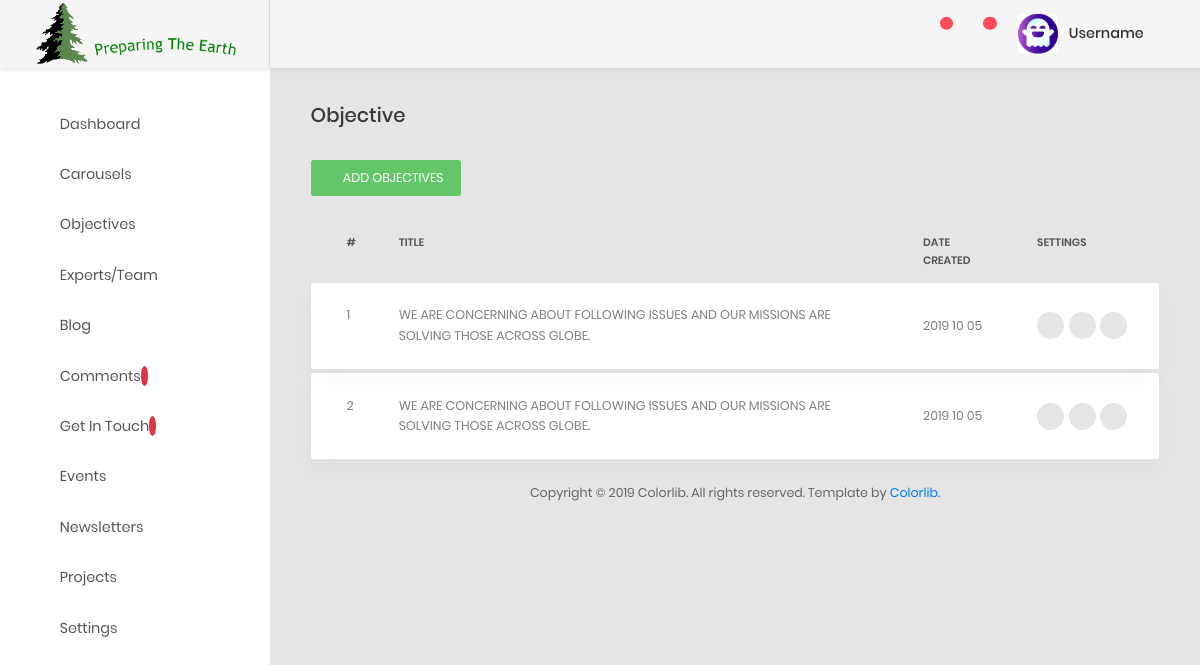
/ccsbadmin/objectives/, run on an earlier commit of the app's database.
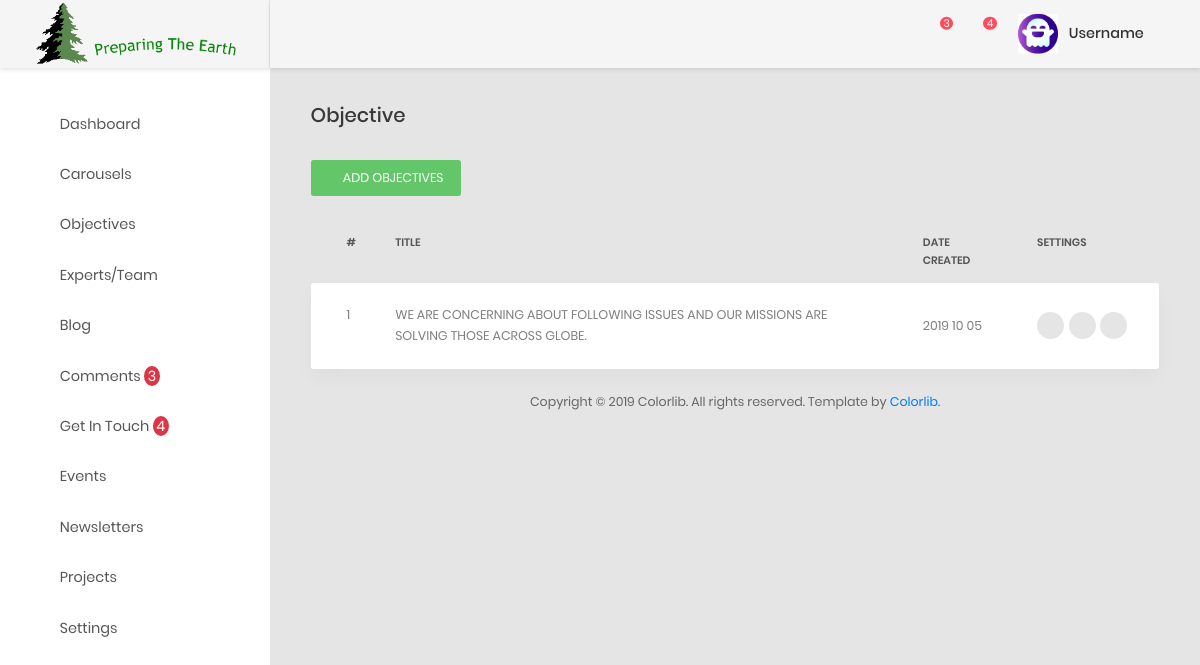
And on a later commit of the database.
### ccsbadmin/models.py (models this page shows, shortened)
class Objective(models.Model):
    objective_title = models.CharField(max_length=150, null=False, blank=False)
    objective_description = models.TextField()
    created_at = models.DateTimeField(auto_now_add=True)
    updated_at = models.DateTimeField(auto_now=True)

### ccsbadmin/views.py (the view)
# urls.py: path('objectives/', views.viewObjectives, name='viewObjectives'),
def viewObjectives(request):
    objectives = Objective.objects.order_by("-created_at")
    context ={
        'title':'Objectives',
        'objectives': objectives,
    }
    return render(request, 'objectives/ojectives.html', context)

### ccsbadmin/templatetags/callmethod.py (called while the page is built)
@register.filter(name='comments')
def comments(request):
    comments = Comment.objects.filter(status="UNREAD").order_by("-created_at")
    if comments is not None:
        return comments
    return False

@register.filter(name='get_intouch')
def get_intouch(request):
    getintouchs = GetInTouch.objects.filter(status="UNREAD").order_by("-created_at")
    if getintouchs  is not None:
        return getintouchs
    return False

@register.filter(name='comment_unread_count')
def comment_unread_count(request):
    unread_comments = Comment.objects.filter(status="UNREAD").count()
    if unread_comments is not None:
        return unread_comments
    return False

@register.filter(name='getintouch_unread_count')
def getintouch_unread_count(request):
    getintouch_unread_count = GetInTouch.objects.filter(status="UNREAD").count()
    if getintouch_unread_count is not None:
        return getintouch_unread_count
    return False

### ccsbadmin/templates/objectives/ojectives.html (shortened to what the changed rows need)
{% extends "aahome/aalayout.html" %}
{% load static %}
{% block links %}
    <link type="text/css" rel="stylesheet" href="https://cdn.datatables.net/1.10.18/css/dataTables.bootstrap.min.css">
    <link type="text/css" href="https://cdnjs.cloudflare.com/ajax/libs/bootstrap-select/1.10.0/css/bootstrap-select.min.css" rel="stylesheet" />
    <link rel="stylesheet" href="https://cdn.jsdelivr.net/npm/bootstrap-select@1.13.9/dist/css/bootstrap-select.min.css">
{% endblock links %}
{% block content %}
            <div class="main-content">
                <div class="section__content section__content--p30">
                    <div class="container-fluid">
                        <div class="row">
                            <div class="col-md-12">
                                <div class="table-responsive table-responsive-data2">
                                    <table class="tablezz table table-data2">
                                        <thead>
                                            <tr>
                                                <th>#</th>
                                                <th>Title</th>
                                                <th>date created</th>
                                                <th>Settings</th>
                                            </tr>
                                        </thead>
                                        <tbody>
                                            {% for objective in objectives %}
                                                <tr class="tr-shadow">
                                                    <td>
                                                        {{ forloop.counter }}
                                                    </td>
                                                    <td>{{ objective.objective_title }}</td>
                                                    <td>
                                                        {{ objective.created_at|date:'Y m d' }}
                                                    </td>
                                                    <td>
                                                        <div class="table-data-feature">
                                                            <a href="{% url 'CCSBADMIN:specificObjectives' objective.id %}" class="item" data-toggle="tooltip" data-placement="top" title="View">
                                                                <i class="fa fa-eye"></i>
                                                            </a>
                                                            <button class="item" data-toggle="modal" data-target="#ee{{ objective.id }}" data-placement="top" title="Edit">
                                                                <i class="zmdi zmdi-edit"></i>
                                                            </button>
                                                            <button data-toggle="modal" data-target="#dd{{ objective.id }}" class="item"  data-placement="top" title="Delete">
                                                                <i class="zmdi zmdi-delete"></i>
                                                            </button>
                                                        </div>
                                                    </td>
                                                </tr>
                                                <tr class="spacer"></tr>
                                            {% endfor %}
                                        </tbody>
                                    </table>
                                </div>
                            </div>
                        </div>
                    </div>
                </div>
            </div>
{% endblock content %}

What changed in the data, as far as the page shows it:
removed Objective: objective_title "WE ARE CONCERNING ABOUT FOLLOWING ISSUES AND OUR MISSIONS ARE SOLVING THOSE ACROSS GLOBE.", created_at "2019 10 05"
Also different on the page:
{{ request|comment_unread_count }}: (not shown) → "3"
{{ request|getintouch_unread_count }}: (not shown) → "4"
